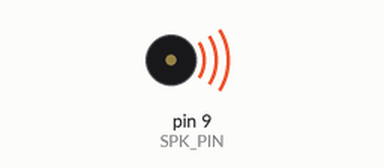
Recording of a sketch running on a simulated Arduino Uno, built with avr-gcc and run on an emulated ATmega328P. Shown: buzzer (waves = sounding).

Above: at 1.0 s.
Timing chart, 0 to 5.2 s (numbered marks = the images above):
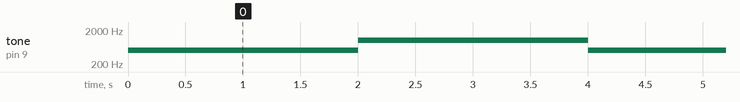

Measured:
- by itself, tone on pin 9 (SPK_PIN): alternates 1000 Hz for 2.0 s and 500 Hz for 2.0 s

The sketch:

Buzzer.ino
```cpp
//50%DT比の矩形波を生成するプログラム

#define SPK_PIN 9

void setup() {
  pinMode(SPK_PIN, OUTPUT);
}

void loop() {
  tone(SPK_PIN, 500);
  delay(2000);
  tone(SPK_PIN, 1000);
  delay(2000);

}
```
